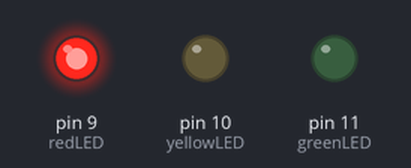
Recording of a sketch running on a simulated Arduino Uno, built with avr-gcc and run on an emulated ATmega328P. Shown: output pins drawn as LEDs (lit = HIGH).

Above: at 2.5 s.
At 6.0 s:
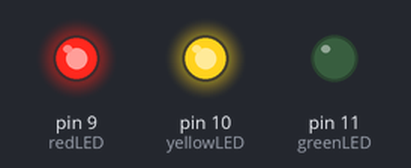
At 9.5 s:
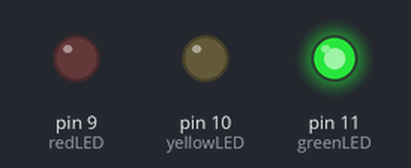
At 13.0 s:
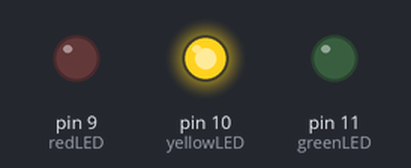
Timing chart, 0 to 18.2 s (numbered marks = the images above):
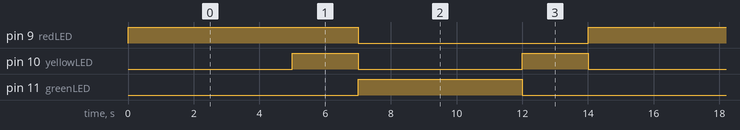

The sketch:

traffic_light.ino
```cpp
// Definition der Pins für die LEDs
const int redLED = 9;
const int yellowLED = 10;
const int greenLED = 11;

void setup() {
  // Definieren der LED-Pins als Ausgang
  pinMode(redLED, OUTPUT);
  pinMode(yellowLED, OUTPUT);
  pinMode(greenLED, OUTPUT);
}

void loop() {
  // Rote Phase
  digitalWrite(redLED, HIGH);   // Rote LED ein
  digitalWrite(yellowLED, LOW); // Gelbe LED aus
  digitalWrite(greenLED, LOW);  // Grüne LED aus
  delay(5000);                  // 5 Sekunden warten

  // Rot-Gelbe Phase
  digitalWrite(redLED, HIGH);   // Rote LED ein
  digitalWrite(yellowLED, HIGH);// Gelbe LED ein
  digitalWrite(greenLED, LOW);  // Grüne LED aus
  delay(2000);                  // 2 Sekunden warten

  // Grüne Phase
  digitalWrite(redLED, LOW);    // Rote LED aus
  digitalWrite(yellowLED, LOW); // Gelbe LED aus
  digitalWrite(greenLED, HIGH); // Grüne LED ein
  delay(5000);                  // 5 Sekunden warten

  // Gelbe Phase
  digitalWrite(redLED, LOW);    // Rote LED aus
  digitalWrite(yellowLED, HIGH);// Gelbe LED ein
  digitalWrite(greenLED, LOW);  // Grüne LED aus
  delay(2000);                  // 2 Sekunden warten
}
```

Measured:
- by itself, pin 9 (redLED): alternates HIGH for 7.0 s and LOW for 7.0 s
- by itself, pin 10 (yellowLED): alternates HIGH for 2.0 s and LOW for 5.0 s
- by itself, pin 11 (greenLED): alternates HIGH for 5.0 s and LOW for 9.0 s
